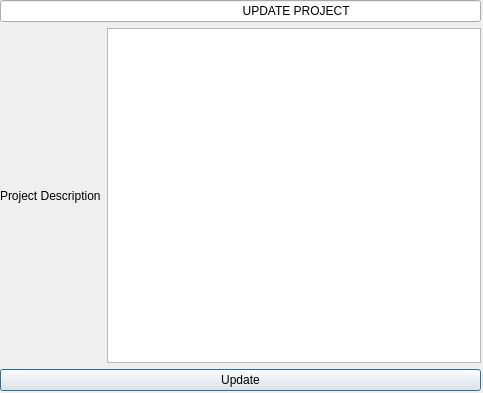
<?xml version="1.0" encoding="UTF-8"?>
<ui version="4.0">
 <class>updateuser</class>
 <widget class="QDialog" name="updateuser">
  <property name="geometry">
   <rect>
    <x>0</x>
    <y>0</y>
    <width>483</width>
    <height>393</height>
   </rect>
  </property>
  <property name="windowTitle">
   <string>Dialog</string>
  </property>
  <widget class="QWidget" name="layoutWidget">
   <property name="geometry">
    <rect>
     <x>0</x>
     <y>0</y>
     <width>481</width>
     <height>391</height>
    </rect>
   </property>
   <layout class="QVBoxLayout" name="verticalLayout_3">
    <item>
     <widget class="QLineEdit" name="lineEdit">
      <property name="text">
       <string>                                                                        UPDATE PROJECT</string>
      </property>
     </widget>
    </item>
    <item>
     <layout class="QHBoxLayout" name="horizontalLayout">
      <item>
       <layout class="QHBoxLayout" name="horizontalLayout_2">
        <item>
         <widget class="QLabel" name="label_2">
          <property name="text">
           <string>Project Description</string>
          </property>
         </widget>
        </item>
        <item>
         <widget class="QTextEdit" name="textEdit"/>
        </item>
       </layout>
      </item>
      <item>
       <layout class="QVBoxLayout" name="verticalLayout_2"/>
      </item>
     </layout>
    </item>
    <item>
     <widget class="QPushButton" name="pushButton">
      <property name="text">
       <string>Update</string>
      </property>
     </widget>
    </item>
   </layout>
  </widget>
 </widget>
 <resources/>
 <connections/>
</ui>
